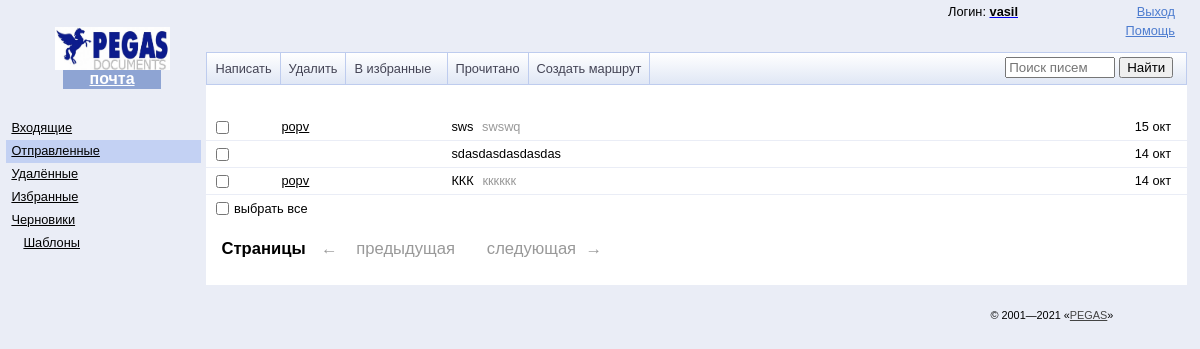
/mail/messages/?type=sent (signed in), run on an earlier commit of the app's database.
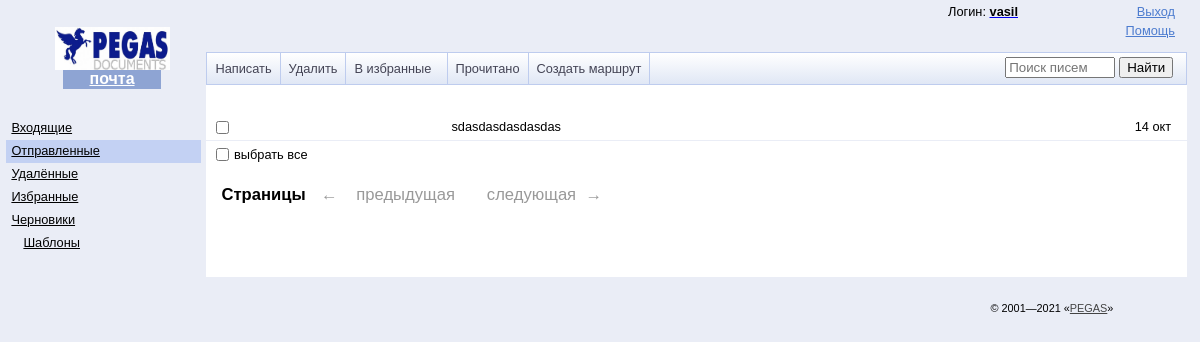
And on a later commit of the database.
### mail/models.py (models this page shows, shortened)
class Message(models.Model):
    sender=models.ForeignKey(User,on_delete=models.CASCADE,related_name="sender", default=None)
    receiver=models.ForeignKey(User, on_delete=models.CASCADE,related_name="receiver", default=None,blank=True,null=True)
    topic=models.CharField(max_length=700)
    text_message= models.TextField()
    read = models.BooleanField(default=False)
    date = models.DateTimeField(auto_now_add=True, auto_now=False)
    files = models.ManyToManyField(File, related_name="files", default=None, blank=True)
    draft = models.BooleanField(default=False, blank=True,null=True)
    in_route = models.BooleanField(default=False)
    is_deleted = models.BooleanField(default=False, blank=True, null=True)
    is_truly_deleted = models.BooleanField(default=False, blank=True, null=True)
    is_favourite = models.BooleanField(default=False, blank=True, null=True)
    def get_absolute_url(self):
        return reverse("message_detail", kwargs={"pk": self.id})
    class Meta:
        ordering = ['-date']

### mail/views.py (the view)
# urls.py: path("messages/", Mail.as_view(), name="messages"),
class Mail(LoginRequiredMixin, View):
    login_url = "login"
    def get(self, request):
        if request.user.groups.filter(name="boss").exists():
            userisboss = True
        else:
            userisboss = False
        type_m=request.GET.get('type', 'inbox')
        user = User.objects.get(username=request.user)
        messages=[]
        search_query = request.GET.get('request', '')
        if search_query:
            messages = Message.objects.filter(
                (Q(sender__username__icontains=search_query) |
                Q(receiver__username__icontains=search_query) |
                Q(topic__icontains=search_query) |
                Q(text_message__icontains=search_query))&(Q(sender=user) | Q(receiver=user))).order_by('date')
        else:
            if type_m == 'inbox':
                messages = Message.objects.filter(receiver=user,is_truly_deleted=False, is_deleted=False)
            elif type_m == 'sent':
                messages = Message.objects.filter(sender=user,is_truly_deleted=False, is_deleted=False)
            elif type_m == 'draft':
                messages = Message.objects.filter(draft=True,is_truly_deleted=False, is_deleted=False)
            elif type_m == 'trash':
                messages = Message.objects.filter((Q(receiver=user) | Q(sender=user)), is_truly_deleted=False,
                                                  is_deleted=True)
            elif type_m == 'favourite':
                messages = Message.objects.filter((Q(receiver=user) | Q(sender=user)), is_favourite=True, is_deleted=False,
                                                  is_truly_deleted=False)
            elif type_m == 'template':
                templates = Templates.objects.all()
                return render(request,'mail/templates.html', context={"templates":templates,"type_m":type_m, "userisboss":userisboss})
        (page, is_paginated, prev_url, next_url) = pagination(request, messages, 20)
        return render(request,'mail/messages.html',context={"messages":page.object_list,
                                                            "type_m":type_m,
                                                            "userisboss":userisboss,
                                                            "search_query": search_query,
                                                            "prev_url": prev_url,
                                                            "next_url": next_url}
                                                            )

### templates/mail/messages.html (shortened to what this page needs)
{%extends 'base.html'%}
{%load static%}
{%block content%}
    <div id="main" role="main" aria-label="Рабочая область">
    <div class="b-messages">
        {%for message in messages%}
            <div class="b-messages__message {%if message.in_route%}b-messages__message_thread{%endif%} {%if not message.read and type_m == 'inbox'%}b-messages__message_unread{%endif%}">
                <label class="b-messages__message__checkbox">
                    <input type="checkbox" name="ids" class="b-form-checkbox" value="176766285374292674" aria-label=" Получено {{message.date|date:'d m '}}">
                </label>
                <div class="b-messages__message__flag" aria-hidden="true">
                </div>
                <span class="b-messages__date" role="presentation" aria-hidden="true" title="Получено {{message.date|date:'d m '}} в {{message.date|timesince}}">
                    <span>{{message.date|date:"d b"}}</span>
                </span>
                <span class="b-messages__message__left" href="{{message.get_absolute_url}}">
                    {%if type_m == 'sent'%}
                    <a class="b-messages__from" href="{{message.get_absolute_url}}" aria-label="Получатель: {{message.receiver.username}}">
                        <span class="b-messages__from__text" aria-hidden="true" role="presentation">
                            <span class="b-messages__from__text">{{message.receiver.username}}</span>
                        </span>
                    </a>
                    {%else%}
                    <a class="b-messages__from" href="{{message.get_absolute_url}}" aria-label="Отправитель: {{message.sender.username}}">
                        <span class="b-messages__from__text" aria-hidden="true" role="presentation">
                            <span class="b-messages__from__text">{{message.sender.username}}</span>
                        </span>
                    </a>
                    {%endif%}
                    <a href="{{message.get_absolute_url}}" class="b-messages__message__link" aria-label="{{message.topic}}">
                        <span aria-hidden="true" role="presentation">
                            <span class="b-messages__subject">
                                <span>{{message.topic}}</span>
                            </span>
                            <span class="b-messages__firstline">
                                {{message.text_message}}
                            </span>&nbsp;
                        </span>
                    </a>
                </span>
            </div>
        {%endfor%}
        <div class="b-messages__check-all"><input id="check-all" class="b-form-checkbox pda-action"
                type="checkbox" data-action="check-all"><label for="check-all"
                class="b-form-label">выбрать все</label></div>
    </div>
    </div>
    <div class="b-pager">
    <span class="b-pager__title" aria-hidden="true"
        role="presentation">Страницы
    </span>
    <span class="b-pager__links">
        {% if prev_url %}
        <span class="b-pager__active">
            <a class="b-pager__prev"
                href="?{{prev_url}}"
                aria-label="Предыдущая страница">
                <span aria-hidden="true"role="presentation">
                    <i class="b-pager__arr">←</i>
                    предыдущая&nbsp;
                </span>
            </a>
        </span>
        {% else %}
        <span class="b-pager__inactive b-pager__left" aria-hidden="true" role="presentation">
            <i class="b-pager__arr">←</i>
            &nbsp;предыдущая
        </span>
        {% endif %}
        {% if next_url %}
        <span class="b-pager__active">
            <a class="b-pager__next"
                href="?{{next_url}}"
                aria-label="Следующая страница">
                <span aria-hidden="true"
                    role="presentation">следующая&nbsp;
                    <i class="b-pager__arr">→</i>
                </span>
            </a>
        </span>
        {% else %}
        <span class="b-pager__inactive b-pager__right" aria-hidden="true" role="presentation">
            &nbsp;следующая
            <i class="b-pager__arr">→</i>
        </span>
        {% endif %}
    </span>
</div>
{%endblock%}

### templates/base.html (shortened to what this page needs)
{%load static%}
<!DOCTYPE html
    PUBLIC "-//W3C//DTD XHTML 1.0 Transitional//EN" "http://www.w3.org/TR/xhtml1/DTD/xhtml1-transitional.dtd">
<html xmlns:mail="urn:yandex:mail">
<head>
    <link xmlns:fn="http://www.w3.org/2005/02/xpath-functions" type="text/css" rel="stylesheet"
        href="{% static 'css/_messages_lite.css'%}">
    <link xmlns:fn="http://www.w3.org/2005/02/xpath-functions" type="text/css" rel="stylesheet"
        href="{% static 'css/_message_lite.css'%}">
    <link type="text/css" rel="stylesheet" href="{%static 'css/add_user.css'%}">
</head>
<body>
    <div class="b-page">
        <div class="b-header">
            <div class="b-head-logo b-head-logo_lang_ru"><a class="b-head-logo__logo" href="https://yandex.ru/">
                <img alt="pegas" class="b-head-logo__image" src="{% static 'img/2.jpg'%}"></a><strong
                    class="b-head-name b-head-name_logo"><a action="mailbox.check"
                        href="https://mail.yandex.ru/lite/inbox"
                        class="b-head-name__link daria-action">почта</a></strong></div>
            <div class="b-header__right" role="navigation" aria-label="Настройки">
                <div class="b-head-user">
                    {% if user.is_authenticated %}
                    <div class="b-dropdown">
                        <ul class="b-dropdown__list" role="presentation">
                            <li class="b-dropdown__item b-dropdown__visible">
                                Логин:
                                <a class="b-dropdown__or" aria-label="ustin0we" href="#">
                                    <span class="b-pseudo-link" aria-hidden="true" role="presentation">
                                        <b class="b-user">
                                             {{user.username}}
                                        </b>
                                    </span>
                                </a>
                            </li>
                        </ul>
                    </div>
                    {%endif%}
                </div>
                <a href="{%url 'logout_personal'%}" class="b-header__link b-header__link_exit">Выход</a>
                <a href="https://yandex.ru/support/mail/" class="b-header__link b-header__link_help">Помощь</a>
            </div>
        </div>
        <div class="b-layout">
            <div class="b-layout__left">
                <div class="b-folders">
                    <div role="navigation" aria-label="Папки">
                        <span class="b-folders__folder {%if type_m == 'inbox'%}b-folders__folder_current{% endif %}">
                            <span class="b-folders__folder__name"><a class="b-folders__folder__link"
                                    href="{%url 'messages'%}?type=inbox"
                                    aria-label="Входящие, нет новых писем"><span aria-hidden="true"
                                        role="presentation">Входящие</span></a></span></span>
                        <span class="b-folders__folder {%if type_m == 'sent'%}b-folders__folder_current{% endif %}"> <span class="b-folders__folder__name"><a
                                class="b-folders__folder__link" href="{%url 'messages'%}?type=sent"
                                aria-label="Отправленные, нет новых писем"><span aria-hidden="true"
                                    role="presentation">Отправленные</span></a></span></span>
                        <span class="b-folders__folder {%if type_m == 'trash'%}b-folders__folder_current{% endif %}"> <span class="b-folders__folder__name"><a
                                    class="b-folders__folder__link" href="{%url 'messages'%}?type=trash"
                                    aria-label="Удалённые, нет новых писем"><span aria-hidden="true"
                                        role="presentation">Удалённые</span></a></span></span> <span
                            class="b-folders__folder {%if type_m == 'favourite'%}b-folders__folder_current{% endif %}"> <span class="b-folders__folder__name"><a
                                    class="b-folders__folder__link" href="{%url 'messages'%}?type=favourite"
                                    aria-label="Избранные, нет новых писем"><span aria-hidden="true"
                                        role="presentation">Избранные</span></a></span></span> <span
                            class="b-folders__folder {%if type_m == 'draft'%}b-folders__folder_current{% endif %}"> <span class="b-folders__folder__name"><a
                                    class="b-folders__folder__link" href="{%url 'messages'%}?type=draft"
                                    aria-label="Черновики, нет новых писем"><span aria-hidden="true"
                                        role="presentation">Черновики</span></a></span></span><span
                            class="b-folders__folder b-folders__folder_nesting1 {%if type_m == 'template'%}b-folders__folder_current{% endif %}"> <span
                                class="b-folders__folder__name"><a class="b-folders__folder__link"
                                    href="{%url 'messages'%}?type=template"
                                    aria-label="Шаблоны, нет новых писем"><span aria-hidden="true"
                                        role="presentation">Шаблоны</span></a></span></span> </div>
                </div>
            </div>
            <div class="b-layout__right">
                    <div class="b-toolbar b-toolbar_type_messages">
                        <div class="b-toolbar__i" role="navigation" aria-label="Действия с письмами">
                            <span class="b-toolbar__col">
                                <a class="b-toolbar__but" href="{%url 'compose'%}" name="" aria-label="Написать" role="button">
                                    <i class="b-toolbar__but__i">Написать</i>
                                </a>
                            </span>
                            <span class="b-toolbar__col">
                                <input name="delete" type="submit" value="Удалить" class="b-toolbar__but b-toolbar__but__i" aria-label="Удалить">
                            </span>
                            <span class="b-toolbar__col">
                                <input name="tofavourite" type="submit" value="В избранные  " class="b-toolbar__but b-toolbar__but__i" aria-label="В избранные">
                            </span>
                            <span class="b-toolbar__col">
                                <input name="mark" type="submit" value="Прочитано" class="b-toolbar__but b-toolbar__but__i" aria-label="Прочитано">
                            </span>
                                {% if userisboss == True %}
                                    <span class="b-toolbar__col"><a class="b-toolbar__but"
                                        href="{%url 'create_route'%}" name="" aria-label="Создать маршрут"
                                        role="button"><i class="b-toolbar__but__i">Создать маршрут</i></a></span>
                                {% endif %}
                        </div>
                        <div class="b-toolbar__search">
                            <div class="b-search" role="search" aria-label="Поиск">
                                <table>
                                    <tbody>
                                        <form class="form-inline search-form" action = "{% url 'messages' %}">
                                            <tr>
                                                <td class="l">
                                                    <input name="request" value="{{search_query}}" type="search" placeholder="Поиск писем">
                                                </td>
                                                <td class="r"><input type="submit" name="search" value="Найти" tabindex="0">
                                                </td>
                                            </tr>
                                        </form>
                                    </tbody>
                                </table>
                            </div>
                        </div>
                    </div>
                    <div class="b-direct-stripe" id="yandex_direct_D-I-92550-14">
                    </div>
                    {%block content%}
                    {%endblock%}
            </div>
        </div>
    </div>
    <div class="b-footer" role="contentinfo" aria-label="Подвал">
        <div class="b-footer__col b-footer__col_right">
            <div class="b-footer__block b-footer__block_copyright"><span class="b-footer__copyright">©&nbsp;2001—2021
                    «<a href="https://yandex.ru/" class="b-footer__link">PEGAS</a>»</span></div>
        </div>
    </div>
    </body>
</html>

What changed in the data, as far as the page shows it:
removed Message: date "15 окт", receiver.username "popv", topic "sws", text_message "swswq"
removed Message: date "14 окт", receiver.username "popv", topic "ККК", text_message "кккккк"
